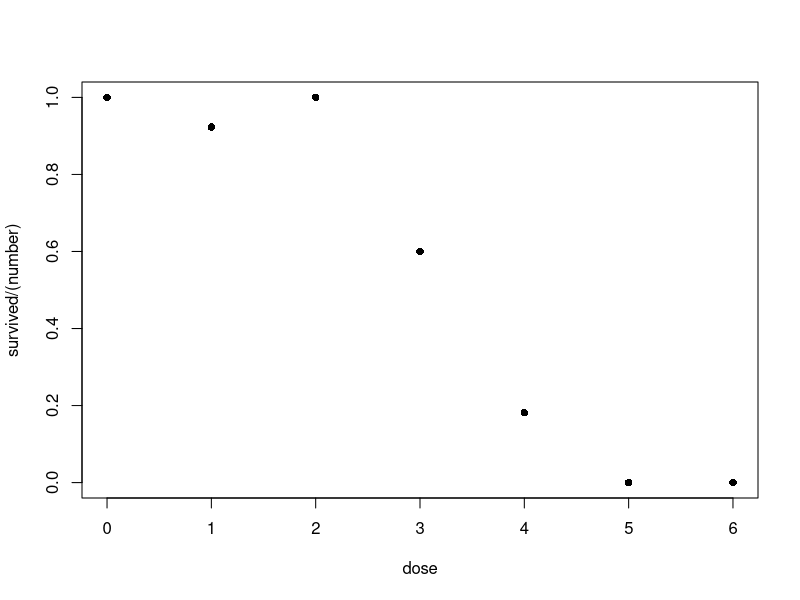
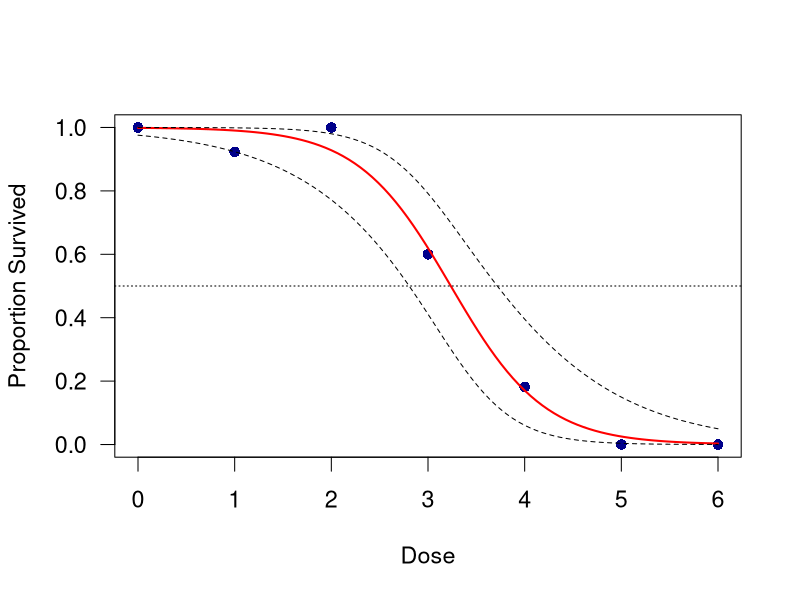

The R source for these figures, in order:
## ---- chunk 1
library(dplyr)

daphnia <- data.frame(
  number   = c(11, 13, 17, 10, 11, 10, 11), 
  dose     = c(0, 1, 2, 3, 4, 5, 6),
  survived = c(11, 12, 17, 6, 2, 0, 0)
)

plot(survived/(number) ~ dose, data = daphnia, pch=16)
## ---- chunk 2
# Vorbereitung für 2spaltige Datenstruktur cbind(Erfolg, Misserfolg)
daphnia <- daphnia |> mutate(dead = number - survived)

## Fitten des GLM
m <- glm(cbind(survived, dead) ~ dose, data = daphnia, family = binomial(link = "logit"))

# Test der Gesamtsignifikanz (Äquivalent zur F-Statistik im lm)
anova(m, test="Chi")
## ---- chunk 3
# Predict on the 'link' scale to get standard errors
dose_seq <- data.frame(dose = seq(0, 6, length.out = 100))
preds    <- predict(m, newdata = dose_seq, type = "link", se.fit = TRUE)

# Calculate CI on the link scale and back-transform
fit_link <- preds$fit
se_link  <- preds$se.fit

dose_seq$prob     <- plogis(fit_link)
dose_seq$lwr <- plogis(fit_link + (qnorm(0.025) * se_link))
dose_seq$upr <- plogis(fit_link + (qnorm(0.975) * se_link))
## ---- chunk 4
par(cex=1.4)
plot(daphnia$dose, daphnia$survived / daphnia$number,
     pch = 16, col = "darkblue", ylim = c(0, 1), las=1,
     xlab = "Dose", ylab = "Proportion Survived")
lines(dose_seq$dose, dose_seq$prob, lwd = 2, col = "red")

lines(dose_seq$dose, dose_seq$upr, lty="dashed")
lines(dose_seq$dose, dose_seq$lwr, lty="dashed")
abline(h=0.5, lty="dotted")
## ---- chunk 5
library(MASS)
lc50 <- dose.p(m, p = 0.5)
lc50
